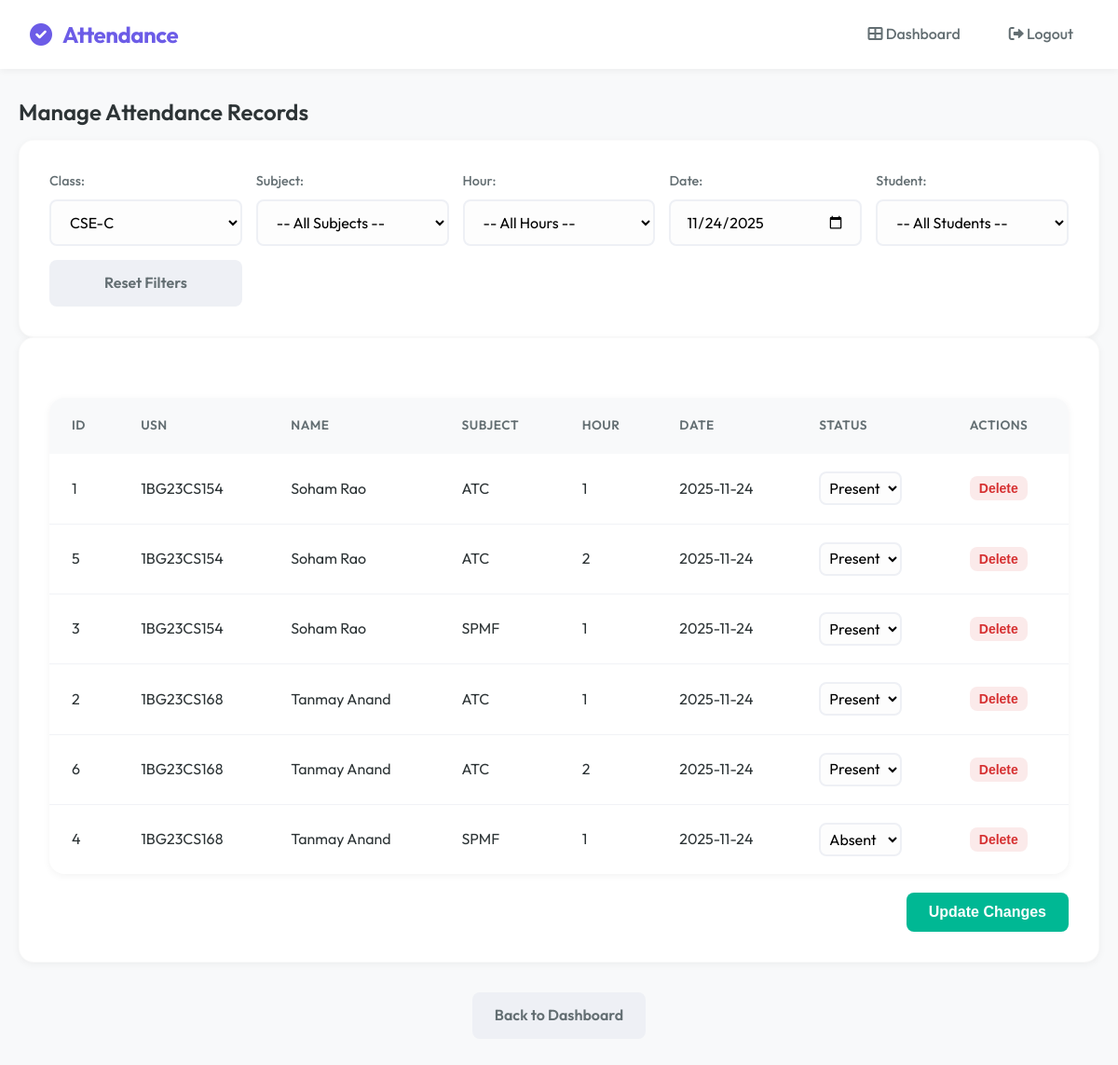
/admin/attendance?class_id=3 (signed in), run on the app's committed database.
### tables this page shows
CREATE TABLE attendance (
        id INTEGER PRIMARY KEY AUTOINCREMENT,
        student_id INTEGER,
        subject TEXT,
        date TEXT,
        status TEXT,
        hour INTEGER,
        previous_hash TEXT,
        current_hash TEXT
    );

CREATE TABLE students (
        id INTEGER PRIMARY KEY AUTOINCREMENT,
        usn TEXT UNIQUE,
        name TEXT,
        dob TEXT,
        class_id INTEGER,
        face_encoding BLOB
    );

### app.py (the view, shortened to what this page needs)
@app.route("/admin/attendance", methods=["GET", "POST"])
def admin_attendance():
    role = session.get("role")
    if role not in ["admin", "teacher"]:
        return "Unauthorized", 403
    conn = sqlite3.connect('attendance.db')
    c = conn.cursor()
    class_id = request.args.get("class_id")
    subject = request.args.get("subject")
    hour = request.args.get("hour")
    date = request.args.get("date", datetime.datetime.now(IST).date().strftime("%Y-%m-%d"))
    student_id = request.args.get("student_id")
    try:
        class_id_int = int(class_id) if class_id else None
    except:
        class_id_int = None
    if role == "teacher":
        teacher_id = session["username"]
        c.execute("""
            SELECT DISTINCT c.id, c.class_name
            FROM classes c
            JOIN teacher_assignments ta ON c.id = ta.class_id
            WHERE ta.teacher_id=?
        """, (teacher_id,))
    else:
        c.execute("SELECT id, class_name FROM classes")
    classes = c.fetchall()
    subjects = []
    students_list = []
    attendance_records = []
    if class_id_int:
        if role == "teacher":
            teacher_id = session["username"]
            c.execute("""
                SELECT subject FROM teacher_assignments
                WHERE teacher_id=? AND class_id=?
                ORDER BY subject
            """, (teacher_id, class_id_int))
        else:
            c.execute("SELECT name FROM subjects WHERE class_id=? ORDER BY name", (class_id_int,))
        subjects = [s[0] for s in c.fetchall()]
        c.execute("SELECT id, usn, name FROM students WHERE class_id=? ORDER BY name", (class_id_int,))
        students_list = c.fetchall()
        if subject:
            query = """SELECT attendance.id, students.usn, students.name, attendance.subject, attendance.hour,
                              attendance.date, attendance.status
                       FROM attendance
                       JOIN students ON attendance.student_id = students.id
                       WHERE students.class_id=? AND attendance.subject=? AND attendance.date=?"""
            params = [class_id_int, subject, date]
            if hour:
                query += " AND attendance.hour=?"
                params.append(hour)
        else:
            query = """SELECT attendance.id, students.usn, students.name, attendance.subject, attendance.hour,
                              attendance.date, attendance.status
                       FROM attendance
                       JOIN students ON attendance.student_id = students.id
                       WHERE students.class_id=? AND attendance.date=?"""
            params = [class_id_int, date]
            if hour:
                query += " AND attendance.hour=?"
                params.append(hour)
        if student_id:
            query += " AND students.id=?"
            params.append(student_id)
        query += " ORDER BY students.usn, attendance.subject, attendance.hour"
        c.execute(query, params)
        attendance_records = c.fetchall()
        c.execute("""
            SELECT DISTINCT attendance_id
            FROM pending_attendance_changes
            WHERE attendance_id IN (SELECT id FROM attendance WHERE student_id IN
                (SELECT id FROM students WHERE class_id=?))
        """, (class_id_int,))
        pending_ids = {row[0] for row in c.fetchall()}
    conn.close()
    return render_template(
        "admin_attendance.html",
        classes=classes,
        subjects=subjects,
        students_list=students_list,
        attendance_records=attendance_records,
        selected_class=class_id_int,
        selected_subject=subject,
        selected_hour=hour,
        selected_date=date,
        selected_student=int(student_id) if student_id else None,
        pending_ids=pending_ids if class_id_int else set()
    )

### templates/admin_attendance.html (shortened to what this page needs)
{% extends "base.html" %}
{% block content %}
<h2>Manage Attendance Records</h2>
<div class="card">
    <form method="GET" action="/admin/attendance" class="dashboard-grid"
        style="grid-template-columns: repeat(auto-fit, minmax(200px, 1fr)); gap: 15px; margin-top: 0;">
        <div class="form-group" style="margin-bottom: 0;">
            <label>Class:</label>
            <select name="class_id" onchange="this.form.submit()">
                {% for cls in classes %}
                <option value="{{ cls[0] }}" {% if selected_class==cls[0] %}selected{% endif %}>{{ cls[1] }}</option>
                {% endfor %}
            </select>
        </div>
        <div class="form-group" style="margin-bottom: 0;">
            <label>Subject:</label>
            <select name="subject" onchange="this.form.submit()">
                <option value="">-- All Subjects --</option>
            </select>
        </div>
        <div class="form-group" style="margin-bottom: 0;">
            <label>Hour:</label>
            <select name="hour" onchange="this.form.submit()">
                <option value="">-- All Hours --</option>
            </select>
        </div>
        <div class="form-group" style="margin-bottom: 0;">
            <label>Date:</label>
            <input type="date" name="date" value="{{ selected_date }}" onchange="this.form.submit()">
        </div>
        <div class="form-group" style="margin-bottom: 0;">
            <label>Student:</label>
            <select name="student_id" onchange="this.form.submit()">
                <option value="">-- All Students --</option>
            </select>
        </div>
        <div class="form-group" style="margin-bottom: 0; display: flex; align-items: flex-end;">
            <a href="/admin/attendance" class="btn btn-secondary" style="width: 100%;">Reset Filters</a>
        </div>
    </form>
</div>
{% if attendance_records %}
<div class="card">
    <form method="POST"
        action="/admin/attendance?class_id={{ selected_class or '' }}&subject={{ selected_subject or '' }}&hour={{ selected_hour or '' }}&date={{ selected_date or '' }}&student_id={{ selected_student or '' }}">
        <div class="table-container">
            <table>
                <thead>
                    <tr>
                        <th>ID</th>
                        <th>USN</th>
                        <th>Name</th>
                        <th>Subject</th>
                        <th>Hour</th>
                        <th>Date</th>
                        <th>Status</th>
                        <th>Actions</th>
                    </tr>
                </thead>
                <tbody>
                    {% for record in attendance_records %}
                    <tr {% if record[0] in pending_ids %}class="pending-change" {% endif %}>
                        <td>{{ record[0] }}</td>
                        <td>{{ record[1] }}</td>
                        <td>{{ record[2] }}</td>
                        <td>{{ record[3] }}</td>
                        <td>{{ record[4] }}</td>
                        <td>{{ record[5] }}</td>
                        <td>
                            <select name="status_{{ record[0] }}" class="status-select"
                                data-original-status="{{ record[6] }}" data-row-id="{{ record[0] }}"
                                onchange="highlightChangedRow(this)" style="padding: 5px; width: auto;">
                                <option value="Present" {% if record[6]=='Present' %}selected{% endif %}>Present
                                </option>
                                <option value="Absent" {% if record[6]=='Absent' %}selected{% endif %}>Absent</option>
                            </select>
                        </td>
                        <td>
                            {% if session['role'] == 'teacher' %}
                            <textarea name="individual_{{ record[0] }}" class="individual-comment-input"
                                placeholder="Individual comment (optional)" rows="2" disabled
                                style="width: 100%; padding: 5px; font-size: 0.9rem; resize: vertical;"></textarea>
                            {% elif session['role'] == 'admin' %}
                            <button type="submit" formaction="/delete_attendance/{{ record[0] }}" class="btn btn-danger"
                                onclick="return confirm('⚠️ Are you sure you want to delete this attendance record?\n\nStudent: {{ record[2] }}\nSubject: {{ record[3] }}\nDate: {{ record[5] }}\n\nThis action cannot be undone!');"
                                style="padding: 5px 10px; font-size: 14px;">Delete</button>
                            {% endif %}
                        </td>
                    </tr>
                    {% endfor %}
                </tbody>
            </table>
        </div>
        {% if session['role'] == 'teacher' %}
        <div style="margin-top: 20px;">
            <div style="margin-bottom: 15px;">
                <label style="display: inline-flex; align-items: center; gap: 8px; cursor: pointer;">
                    <input type="checkbox" id="use_same_comment" name="use_same_comment" checked
                        onchange="toggleIndividualComments()" style="margin: 0;">
                    <span>Use same comment for all changes</span>
                </label>
            </div>
            <label>Group Comment (Required):</label>
            <textarea name="reason" id="group_comment" required class="form-control"
                placeholder="Explain why you are changing the attendance status..." rows="3"
                style="width: 100%; margin-top: 5px;"></textarea>
            <div
                style="margin-top: 10px; padding: 10px; background: #f0f8ff; border-left: 3px solid #007bff; border-radius: 3px;">
                <small style="color: #6c757d;"><i class="fas fa-info-circle"></i> <strong>Tip:</strong> Uncheck the box
                    above to add individual comments per record in the Comments column.</small>
            </div>
        </div>
        <div style="margin-top: 20px; text-align: right;">
            <button type="submit" class="btn btn-warning">Request Changes</button>
        </div>
        <script>
            function toggleIndividualComments() {
                const checkbox = document.getElementById('use_same_comment');
                const textareas = document.querySelectorAll('.individual-comment-input');
                textareas.forEach(textarea => {
                    textarea.disabled = checkbox.checked;
                    textarea.style.backgroundColor = checkbox.checked ? '#e9ecef' : '#ffffff';
                });
            }
            function highlightChangedRow(selectElement) {
                const row = selectElement.closest('tr');
                const originalStatus = selectElement.dataset.originalStatus;
                const currentStatus = selectElement.value;
                if (originalStatus !== currentStatus) {
                    row.classList.add('pending-change');
                } else {
                    row.classList.remove('pending-change');
                }
            }
        </script>
        {% else %}
        <div style="margin-top: 20px; text-align: right;">
            <button type="submit" class="btn btn-success">Update Changes</button>
        </div>
        {% endif %}
    </form>
</div>
{% else %}
<div class="alert alert-info">
    <i class="fas fa-info-circle"></i> No attendance records found for the selected filters.
</div>
{% endif %}
<div class="text-center mt-4">
    <a href="/dashboard" class="btn btn-secondary">Back to Dashboard</a>
</div>
{% endblock %}

### static/style.css (style rules this page uses)
:root { --primary: #6c5ce7; --primary-hover: #5b4cc4; --primary-light: #a29bfe; --secondary: #00cec9; --accent: #fd79a8; --bg-body: #f8f9fa; --bg-surface: #ffffff; --bg-glass: rgba(255, 255, 255, 0.8); --text-main: #2d3436; --text-muted: #636e72; --text-light: #ffffff; --success: #00b894; --error: #d63031; --warning: #fdcb6e; --radius-sm: 8px; --radius-md: 16px; --radius-lg: 24px; --shadow-sm: 0 2px 8px rgba(0, 0, 0, 0.05); --shadow-md: 0 8px 24px rgba(0, 0, 0, 0.08); --shadow-lg: 0 16px 48px rgba(0, 0, 0, 0.1); --transition: all 0.3s cubic-bezier(0.4, 0, 0.2, 1); }
* { margin: 0; padding: 0; box-sizing: border-box; }
body { font-family: 'Outfit', sans-serif; background-color: var(--bg-body); color: var(--text-main); line-height: 1.6; min-height: 100vh; display: flex; flex-direction: column; }
h1, h2, h3, h4, h5, h6 { font-weight: 600; line-height: 1.2; margin-bottom: 1rem; color: var(--text-main); }
a { text-decoration: none; color: var(--primary); transition: var(--transition); }
.card { background: var(--bg-surface); border-radius: var(--radius-md); padding: 2rem; box-shadow: var(--shadow-sm); transition: var(--transition); border: 1px solid rgba(0, 0, 0, 0.02); }
.form-group { margin-bottom: 1.5rem; }
label { display: block; margin-bottom: 0.5rem; font-weight: 500; color: var(--text-muted); font-size: 0.9rem; }
input, select, textarea { width: 100%; padding: 12px 16px; border: 2px solid #eef0f5; border-radius: var(--radius-sm); font-family: inherit; font-size: 1rem; transition: var(--transition); background: #fdfdfd; }
.btn { display: inline-flex; align-items: center; justify-content: center; padding: 12px 24px; border-radius: var(--radius-sm); font-weight: 600; cursor: pointer; border: none; transition: var(--transition); font-size: 1rem; gap: 8px; }
.btn-secondary { background: #eef0f5; color: var(--text-muted); }
.btn-danger { background: rgba(214, 48, 49, 0.1); color: var(--error); }
.btn-success { background: var(--success); color: white; }
.dashboard-grid { display: grid; grid-template-columns: repeat(auto-fit, minmax(250px, 1fr)); gap: 24px; margin-top: 2rem; }
.table-container { background: var(--bg-surface); border-radius: var(--radius-md); box-shadow: var(--shadow-sm); overflow-x: auto; margin-top: 2rem; -webkit-overflow-scrolling: touch; }
table { width: 100%; border-collapse: collapse; min-width: 600px; }
th { background: #f8f9fa; padding: 1.2rem 1.5rem; text-align: left; font-weight: 600; color: var(--text-muted); font-size: 0.85rem; text-transform: uppercase; letter-spacing: 0.5px; white-space: nowrap; }
td { padding: 1.2rem 1.5rem; border-bottom: 1px solid #f1f2f6; color: var(--text-main); white-space: nowrap; }
tr:last-child td { border-bottom: none; }
.text-center { text-align: center; }
.mt-4 { margin-top: 2rem; }

### data on the page
attendance: id "1", usn "1BG23CS154", name "Soham Rao", subject "ATC", hour "1", date "2025-11-24", status+id "Present"
attendance: id "5", usn "1BG23CS154", name "Soham Rao", subject "ATC", hour "2", date "2025-11-24", status+id "Present"
attendance: id "3", usn "1BG23CS154", name "Soham Rao", subject "SPMF", hour "1", date "2025-11-24", status+id "Present"
attendance: id "2", usn "1BG23CS168", name "Tanmay Anand", subject "ATC", hour "1", date "2025-11-24", status+id "Present"
attendance: id "6", usn "1BG23CS168", name "Tanmay Anand", subject "ATC", hour "2", date "2025-11-24", status+id "Present"
attendance: id "4", usn "1BG23CS168", name "Tanmay Anand", subject "SPMF", hour "1", date "2025-11-24", status+id "Absent"

### other printed values
form field class_id "CSE-C"
